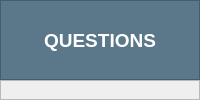
         <widget class="QWidget" name="questions_page">
          <layout class="QVBoxLayout" name="questionsPage_layout">
           <property name="spacing">
            <number>0</number>
           </property>
           <property name="leftMargin">
            <number>0</number>
           </property>
           <property name="topMargin">
            <number>0</number>
           </property>
           <property name="rightMargin">
            <number>0</number>
           </property>
           <property name="bottomMargin">
            <number>0</number>
           </property>
           <item>
            <widget class="QFrame" name="questions_header_frame">
             <property name="minimumSize">
              <size>
               <width>0</width>
               <height>80</height>
              </size>
             </property>
             <property name="maximumSize">
              <size>
               <width>16777215</width>
               <height>80</height>
              </size>
             </property>
             <property name="styleSheet">
              <string notr="true">background-color: rgb(90, 120, 138);
color: white;</string>
             </property>
             <property name="frameShape">
              <enum>QFrame::StyledPanel</enum>
             </property>
             <property name="frameShadow">
              <enum>QFrame::Raised</enum>
             </property>
             <layout class="QVBoxLayout" name="questionsHeaderFrame_layout">
              <property name="spacing">
               <number>0</number>
              </property>
              <property name="leftMargin">
               <number>0</number>
              </property>
              <property name="topMargin">
               <number>0</number>
              </property>
              <property name="rightMargin">
               <number>0</number>
              </property>
              <property name="bottomMargin">
               <number>0</number>
              </property>
              <item>
               <widget class="QLabel" name="questions_title">
                <property name="font">
                 <font>
                  <pointsize>14</pointsize>
                  <weight>75</weight>
                  <bold>true</bold>
                 </font>
                </property>
                <property name="text">
                 <string>QUESTIONS</string>
                </property>
                <property name="alignment">
                 <set>Qt::AlignCenter</set>
                </property>
               </widget>
              </item>
             </layout>
            </widget>
           </item>
           <item>
            <widget class="QFrame" name="questions_body_frame">
             <property name="frameShape">
              <enum>QFrame::StyledPanel</enum>
             </property>
             <property name="frameShadow">
              <enum>QFrame::Raised</enum>
             </property>
            </widget>
           </item>
          </layout>
         </widget>
